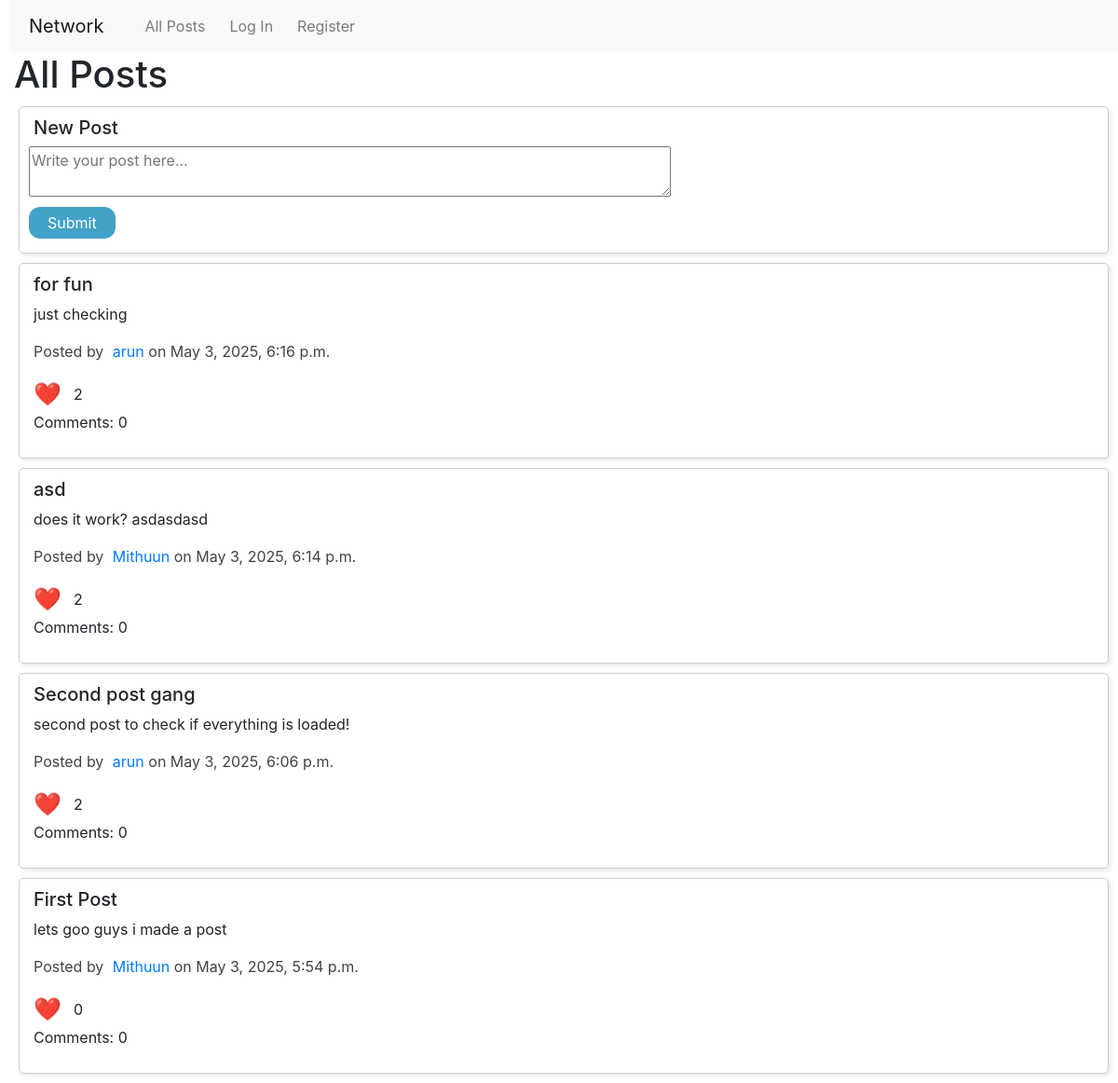
Before: / with the older database file.
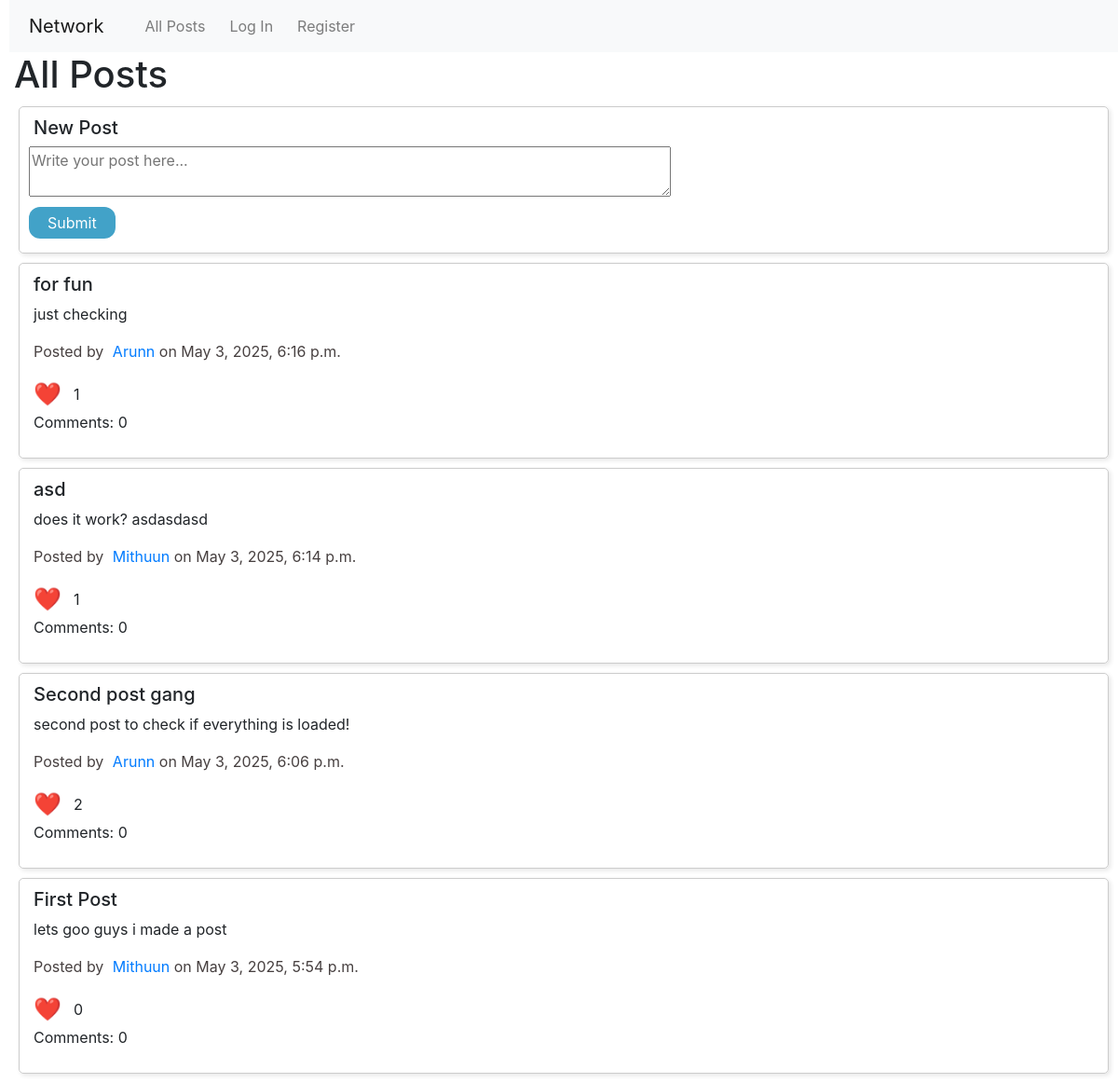
After: the same page with the newer database file.
### network/models.py (models this page shows, shortened)
class Post(models.Model):
    user = models.ForeignKey(User, on_delete=models.CASCADE, related_name="posts")
    title = models.CharField(max_length=30, default="Untitled")
    content = models.TextField(max_length=280)
    timestamp = models.DateTimeField(auto_now_add=True)
    likes = models.ManyToManyField(User, related_name="liked_posts", blank=True)

class User(AbstractUser):
    bio = models.TextField(max_length=30, blank=True, null=True)
    profile_picture = models.ImageField(upload_to='profile_pictures/', default='profile_pictures/penguin.png', blank=True)

### network/views.py (the view)
# urls.py: path("", views.index, name="index"),
def index(request):
    return render(request, "network/index.html", {
        "posts": Post.objects.all().order_by("-timestamp"),
        "user": request.user
    })

### network/templates/network/index.html (shortened to what this page needs)
{% extends "network/layout.html" %}
{% load static %}
{% block body %}
    <h1>All Posts</h1>
    <div class="post">
        <h5>New Post</h5>
        <form action="{% url 'newPost' %}" method="POST" style="margin: 0;">
            <textarea id="postContent" rows="2" style="width: 60%;" placeholder="Write your post here..."></textarea>
            <br>
            <button id="submitPost">Submit</button>
        </form>
    </div>
    {% for post in posts %}
        <div class="post">
            <h5 id="postTitle-{{ post.id }}">{{ post.title }}</h5>
            <p id="postContent-{{ post.id }}">{{ post.content }}</p>
            <p id="postInfo-{{ post.id }}" style="color: rgb(71, 64, 64);">Posted by <a href="{% url 'profile' post.user.username %}">{{ post.user.username }}</a> on {{ post.timestamp }}</p>
            <p style="display: flex; align-items: center; margin: 0;">
                <button class="likeButton" data-id="{{ post.id }}" id="likeButton-{{ post.id }}">
                    <span style="font-size: 24px; margin-right: 8px; vertical-align: middle;">❤️</span>
                </button>
                <span style="line-height: 30px;" id="likeCount-{{ post.id }}">{{ post.likes.count }}</span>
            </p>
            <p id="comments-{{ post.id }}">Comments: {{ post.comments.count }}</p>
        </div>
    {% endfor %}
{% endblock %}

Changed rows visible on the page:
changed through a linked row, Post "for fun": user.username "arun" → "Arunn"; likes.count "2" → "1"
computed for Post "asd": likes.count "2" → "1"
changed through a linked row, Post "Second post gang": user.username "arun" → "Arunn"
